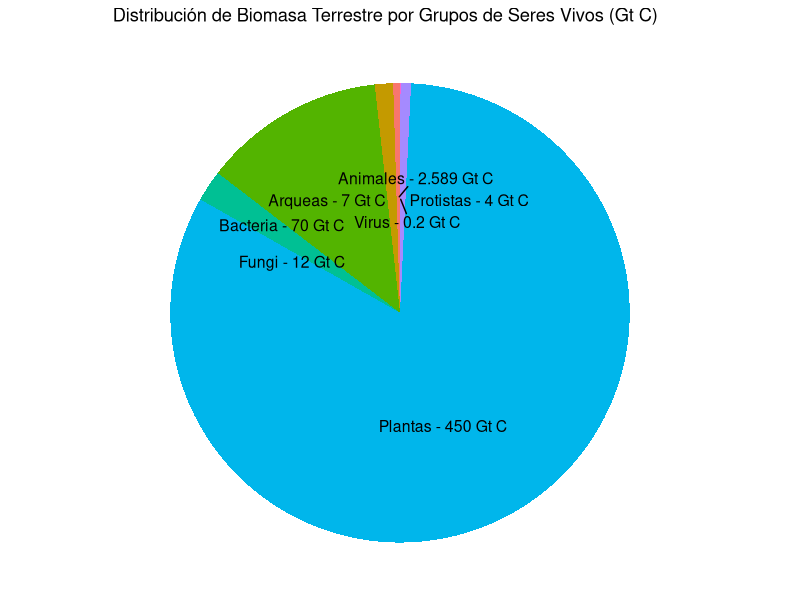
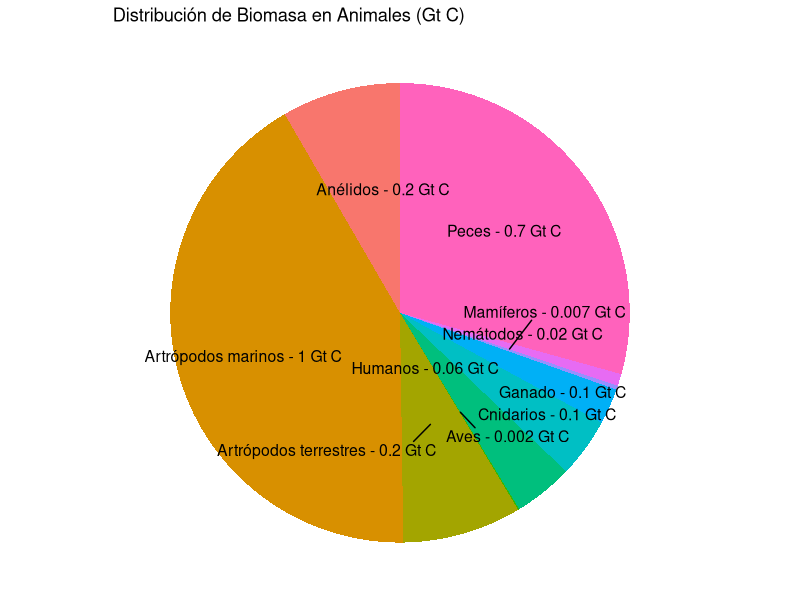

Here is the R script that generated these plots, in order:
# Cargar las bibliotecas necesarias
library(ggplot2)
library(ggrepel)

# Crear los datos de biomasa terrestre por grupos de seres vivos
datos_biomasa <- data.frame(
  grupo = c("Animales", "Bacteria", "Fungi", "Plantas", "Protistas", "Virus", "Arqueas"),
  biomasa = c(2.589, 70, 12, 450, 4, 0.2, 7)
)

# Crear el gráfico de sectores
ggplot(datos_biomasa, aes(x = "", y = biomasa, fill = grupo)) +
  geom_bar(stat = "identity", width = 1) +
  coord_polar("y", start = 0) +
  geom_text_repel(aes(label = paste0(grupo, " - ", biomasa, " Gt C")),
                  position = position_stack(vjust = 0.5),
                  size = 4) +
  theme_void() +
  theme(legend.position = "none") +
  labs(title = "Distribución de Biomasa Terrestre por Grupos de Seres Vivos (Gt C)")

# Crear los datos de biomasa para diferentes tipos de animales
datos_animales <- data.frame(
  grupo = c("Artrópodos marinos", "Artrópodos terrestres", "Anélidos", "Peces", "Cnidarios", "Humanos", "Nemátodos", "Ganado", "Aves", "Mamíferos"),
  biomasa = c(1, 0.2, 0.2, 0.7, 0.1, 0.06, 0.02, 0.1, 0.002, 0.007)
)

# Crear el gráfico de sectores
ggplot(datos_animales, aes(x = "", y = biomasa, fill = grupo)) +
  geom_bar(stat = "identity", width = 1) +
  coord_polar("y", start = 0) +
  geom_text_repel(aes(label = paste0(grupo, " - ", biomasa, " Gt C")),
                  position = position_stack(vjust = 0.5),
                  size = 4) +
  theme_void() +
  theme(legend.position = "none") +
  labs(title = "Distribución de Biomasa en Animales (Gt C)")